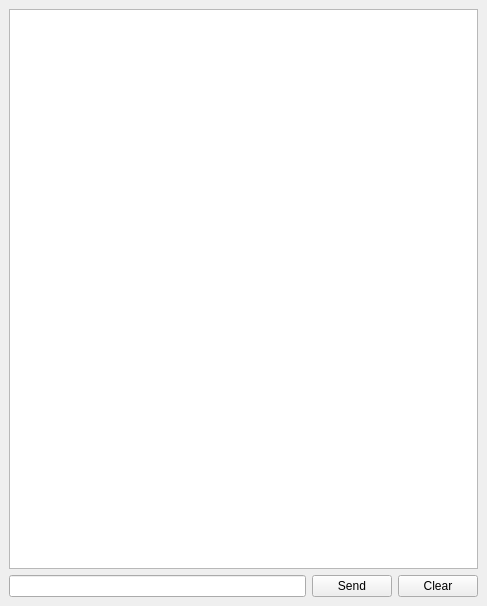
<?xml version="1.0" encoding="UTF-8"?>
<ui version="4.0">
 <class>gsDockWidget</class>
 <widget class="QDockWidget" name="gsDockWidget">
  <property name="geometry">
   <rect>
    <x>0</x>
    <y>0</y>
    <width>487</width>
    <height>606</height>
   </rect>
  </property>
  <property name="windowTitle">
   <string>ChatGIS</string>
  </property>
  <widget class="QWidget" name="dockWidgetContents">
   <layout class="QGridLayout" name="gridLayout">
    <item row="2" column="0">
     <widget class="QLineEdit" name="messageEdit"/>
    </item>
    <item row="2" column="1">
     <widget class="QPushButton" name="sendBtn">
      <property name="text">
       <string>Send</string>
      </property>
     </widget>
    </item>
    <item row="0" column="0" colspan="3">
     <widget class="QPlainTextEdit" name="chatEdit">
      <property name="readOnly">
       <bool>true</bool>
      </property>
     </widget>
    </item>
    <item row="2" column="2">
     <widget class="QPushButton" name="clearBtn">
      <property name="text">
       <string>Clear</string>
      </property>
     </widget>
    </item>
   </layout>
  </widget>
 </widget>
 <resources/>
 <connections>
  <connection>
   <sender>messageEdit</sender>
   <signal>returnPressed()</signal>
   <receiver>sendBtn</receiver>
   <slot>click()</slot>
   <hints>
    <hint type="sourcelabel">
     <x>355</x>
     <y>577</y>
    </hint>
    <hint type="destinationlabel">
     <x>457</x>
     <y>582</y>
    </hint>
   </hints>
  </connection>
 </connections>
</ui>
